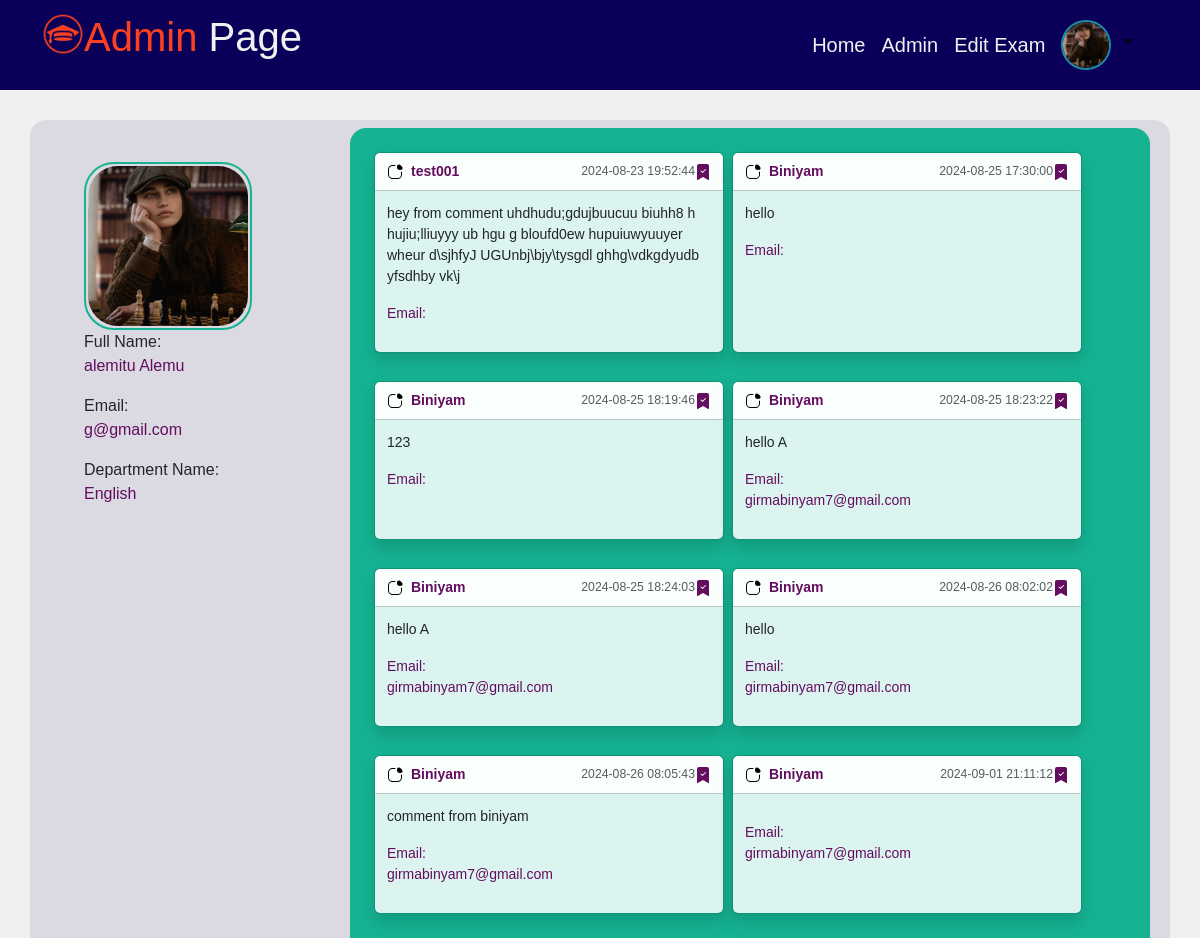
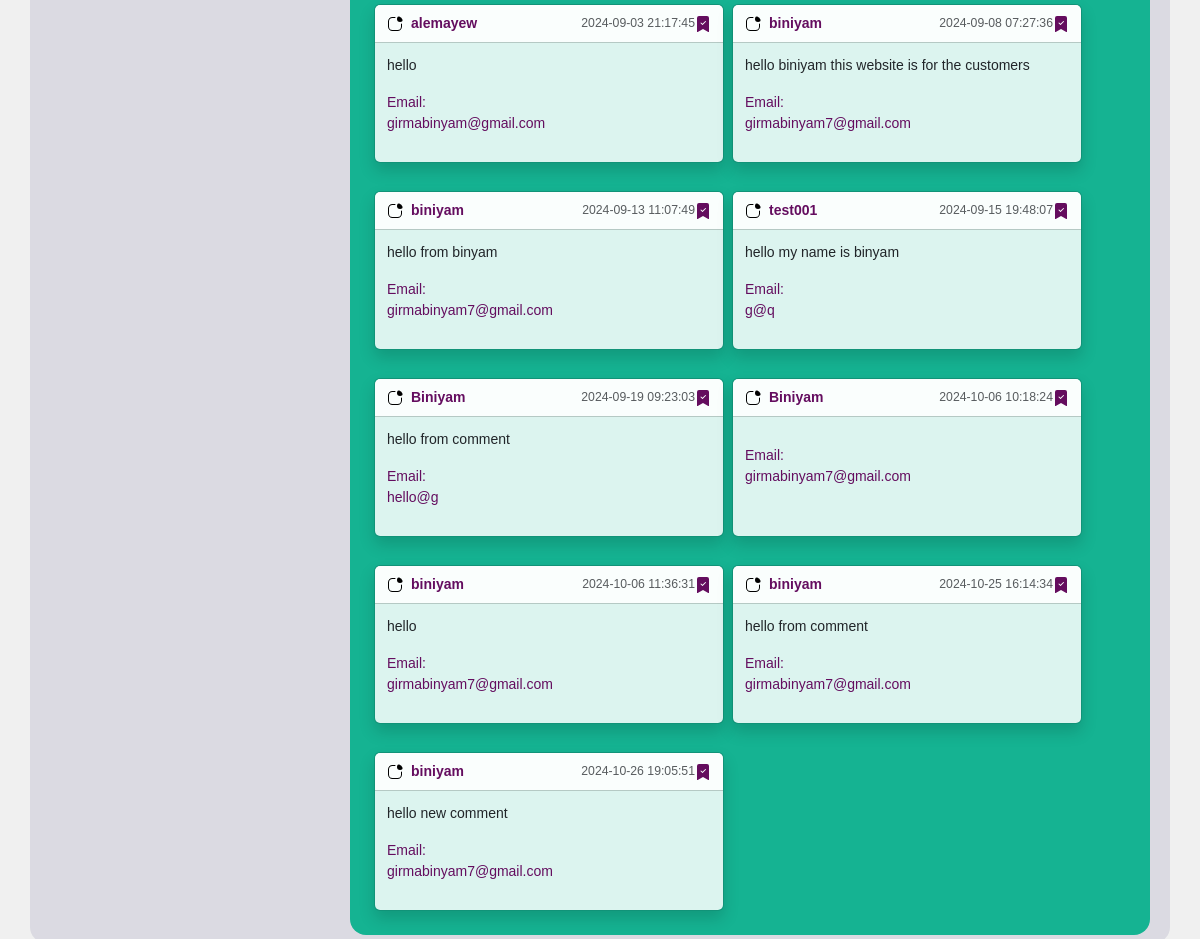
/admin/message.php (signed in), run on the app's committed database (2 pictures, top to bottom).
### tables this page shows
CREATE TABLE `subject` (
  `subId` int(11) NOT NULL,
  `Subject` varchar(50) NOT NULL
);

CREATE TABLE `usercom` (
  `ID` int(11) NOT NULL,
  `name` varchar(25) NOT NULL,
  `email` varchar(100) NOT NULL,
  `user-comment` varchar(255) NOT NULL,
  `com-date` timestamp NOT NULL DEFAULT current_timestamp(),
  `status` int(11) NOT NULL DEFAULT 0
);

### admin/message.php (the view, shortened to what this page needs)
<!DOCTYPE html>
<html lang="en">
<head>
    <link rel="stylesheet" href="../bootstrap/bootstrap.css">
    <link rel="stylesheet" href="../css/message.css">
</head>
<body>
    <?php include_once "../inc/navbar.php" ?>
    <div class="container all-section">
        <div class="image-container">
             <?php
                      $query="SELECT  * FROM `admin` WHERE ID='$id'";
                      $result=mysqli_query($conn,$query);
                      while($row=mysqli_fetch_assoc($result)){
                        $fileName=$row['file'];
                        $Name=$row['fName'];
                        $lastN=$row['lName'];
                        $email=$row['email'];
                        $subId=$row['subId'];
                        ?>
            <div class="image-cotainer-for-profile" style="border: 2px solid #15B392; width:fit-content;border-radius:30px;">
                <img src="../upload/<?php echo $fileName;?>" alt="user profile picture" id="profile-pic">
            </div>
            <div class="full-name">
               Full Name: <p><?php echo $Name.' '.$lastN;?></p>
            </div>
            <div class="full-name">
              Email: <p><?php echo $email;?></p>
            </div>
            <div class="full-name">
               Department Name: <p><?php
                $sql2="SELECT `Subject` FROM `subject` WHERE `subId`='$subId'";
               $result2=mysqli_query($conn,$sql2);
               $row2=mysqli_fetch_assoc($result2);
                if(empty($row2['Subject'])){
                    echo "no result";
                }else{
                    $sub=$row2['Subject'];
                    echo $sub;
                }
               ?></p>
            </div>
            <?php }
                      ?>
        </div>
    <div class="t-container" >
        <div class="toast-container position-static" >
            <?php
            $s="UnRead";
            $sql="SELECT * FROM `usercom`";
            $result=mysqli_query($conn,$sql);
            while($row=mysqli_fetch_assoc($result)){
                $id=$row['ID'];
                $Name=$row['name'];
                $comment=$row['user-comment'];
                $email=$row['email'];
                $date=$row['com-date'];
                $status=$row['status'];
                ?>
                <div class="toast" role="alert" aria-live="assertive" aria-atomic="true" style="display: block;">
                    <div class="toast-header">
                    <img src="../img/app-indicator.svg" class="rounded me-2" alt="Same symbol" id="some-image">
                    <strong class="me-auto"><?php echo  $Name; ?></strong>
                    <small class="text-body-secondary"><?php echo  $date; ?></small>
                    <?php
                    if($status==1){
                        $s="Read";
                    }
                    ?>
                    <img src="../img/bookmark-check-fill.svg" alt="" class="<?php echo $s; ?>">
                    </div>
                    <div class="toast-body">
                    <?php echo  $comment; ?>
                    <p> <?php echo  '<p class="masage-email">Email: </br>'.$email.'</p>'; ?> </p>
                    </div>
                </div>
                <?php
        $sqlUpdate="UPDATE `usercom` SET `status`='1' WHERE `ID`='$id'";
        $resultUpdate=mysqli_query($conn,$sqlUpdate);
        if($resultUpdate){
            continue;
        }
        }
        ?>
        </div>
    </div>
</body>
</html>

### inc/navbar.php (shortened to what this page needs)
<?php
include '../conn.php';
 $id=$_SESSION["id"];
?>
<!DOCTYPE html>
<html lang="en">
<head>
    <link rel="stylesheet" href="../bootstrap/bootstrap.css">
    <link rel="stylesheet" href="../css/adminPage.css">
    <link rel="stylesheet" href="../css/temp.css">
</head>
<body>
    <nav class="navbar navbar-expand-lg bg-first-color">
        <div class="container">
          <a class="navbar-brand fs-4" href="adminpage.php" >
            <img src="../img/icons8-education-100.png" ALIGN="left" alt="pear fruit picture" id="logo-image">
            <h1 class="company-name">
             <p class="c-red">Admin<span class="c-wihte"> Page</span></p>
            </h1>
          </a>
          <div class="sidebar offcanvas offcanvas-start" tabindex="-1" id="offcanvasNavbar" aria-labelledby="offcanvasNavbarLabel">
            <div class="offcanvas-body">
              <ul class="navbar-nav justify-content-end fs-5 flex-grow-1 pe-3 ">
                <li class="nav-item center-text my-class">
                  <a class="nav-link  active my-class c-wihte" aria-current="page" href="adminpage.php" id="hello-color">Home</a>
                </li>
                <li class="nav-item center-text my-class">
                <a class="nav-link my-class c-wihte" href="admin.php">Admin</a>
                </li>
                <li class="nav-item dropdown center-text my-class">
                <a class="nav-link my-class c-wihte" href="editExamQus.php">Edit Exam</a>
                </li>
                <li class="nav-item dropdown my-class">
                  <div class="conainer">
                  <a class="nav-link dropdown-toggle my-class" id="profilePicture" href="#" role="button" data-bs-toggle="dropdown" aria-expanded="false">
                  <?php
                      $query="SELECT  * FROM `admin` WHERE ID='$id'";
                      $result=mysqli_query($conn,$query);
                      while($row=mysqli_fetch_assoc($result)){
                        $fileName=$row['file']; ?>
                        <img src="../upload/<?php echo $fileName;?>" class="rounded-circle">
                     <?php }
                      ?>
                  </a>
                  </div>
                </li>
              </ul>
            </div>
          </div>
        </div>
      </nav>
</body>
</html>

### css/message.css (style rules this page uses)
* { padding: 0; margin: 0; }
.all-section { display: flex; margin: 30px auto; border-radius: 16px; background-color: #0b005a17; }
.image-container img { width: 160px; height: 160px; object-fit: cover; border-radius: 30px; }
.masage-email { color: #640D5F; }
.image-cotainer-for-profile { border: 2px solid #15B392; padding: 2px; }
.image-container { display: block; width: 30%; height: 40%; margin: 20px; padding: 22px; }
.full-name p { color: #640D5F; }
.toast-container { padding: 20px; display: flex; flex-wrap: wrap; }
.t-container { max-width: 800px; border-radius: 16px; margin: 8px; background-color: #15B392; }
.me-auto { color: #640D5F; }
.toast { margin: 4px; }
.Read { filter: brightness(0) saturate(100%) invert(14%) sepia(58%) saturate(3487%) hue-rotate(287deg) brightness(80%) contrast(105%); }

### css/adminPage.css (style rules this page uses)
* { margin: 0; padding: 0; }
body { font-family: 'Gill Sans', 'Gill Sans MT', Calibri, 'Trebuchet MS', sans-serif; background-color: #f0f0f0; position: relative; }

### css/temp.css (style rules this page uses)
* { margin: 0; padding: 0; }
nav { background-color: #88D66C; color: #f0f0f0; }
#logo-image { width: 42px; height: 42px; }
#profilePicture img { width:50px; height:50px; object-fit:cover; border: 2px solid #188FA7; }
.center-text { text-align: center; align-content: center; }
.bg-first-color { background-color: #0a005a; }
.c-red { color: #fc411e; }
.c-wihte { color: #f0f0f0; }
#hello-color { color: #f0f0f0; }

### data on the page
usercom: name "test001", value "2024-08-23 19:52:44", value "hey from comment uhdhudu;gdujbuucuu biuhh8 h hujiu;lliuyyy ub hgu g bloufd0ew hupuiuwyuuyer wheur d\\sjhfyJ UGUnbj\\bjy\\tysgdl ghhg\\vdkgdyudb yfsdhby vk\\j"
usercom: name "Biniyam", value "2024-08-25 17:30:00", value "hello"
usercom: name "Biniyam", value "2024-08-25 18:19:46", value "123"
usercom: name "Biniyam", value "2024-08-25 18:23:22", value "hello A", email "girmabinyam7@gmail.com"
usercom: name "Biniyam", value "2024-08-25 18:24:03", value "hello A", email "girmabinyam7@gmail.com"
usercom: name "Biniyam", value "2024-08-26 08:02:02", value "hello", email "girmabinyam7@gmail.com"
usercom: name "Biniyam", value "2024-08-26 08:05:43", value "comment from biniyam", email "girmabinyam7@gmail.com"
usercom: name "Biniyam", value "2024-09-01 21:11:12", email "girmabinyam7@gmail.com"
usercom: name "alemayew", value "2024-09-03 21:17:45", value "hello", email "girmabinyam@gmail.com"
usercom: name "biniyam", value "2024-09-08 07:27:36", value "hello biniyam this website is for the customers", email "girmabinyam7@gmail.com"
usercom: name "biniyam", value "2024-09-13 11:07:49", value "hello from binyam", email "girmabinyam7@gmail.com"
usercom: name "test001", value "2024-09-15 19:48:07", value "hello my name is binyam", email "g@q"
usercom: name "Biniyam", value "2024-09-19 09:23:03", value "hello from comment", email "hello@g"
usercom: name "Biniyam", value "2024-10-06 10:18:24", email "girmabinyam7@gmail.com"
usercom: name "biniyam", value "2024-10-06 11:36:31", value "hello", email "girmabinyam7@gmail.com"
usercom: name "biniyam", value "2024-10-25 16:14:34", value "hello from comment", email "girmabinyam7@gmail.com"
usercom: name "biniyam", value "2024-10-26 19:05:51", value "hello new comment", email "girmabinyam7@gmail.com"

### other printed values
$Name "alemitu"
$lastN "Alemu"
$email "g@gmail.com"
$sub "English"
